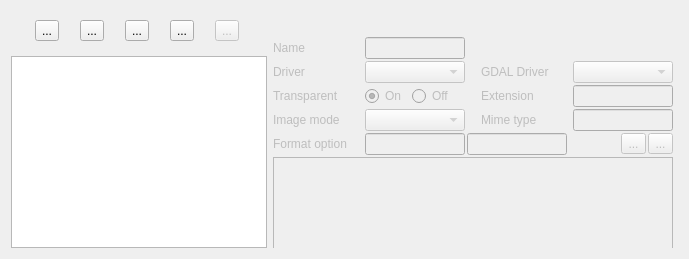
     <widget class="QWidget" name="outputFormatTabForm">
      <attribute name="title">
       <string>Output Format</string>
      </attribute>
      <attribute name="toolTip">
       <string>&lt;html&gt;&lt;head/&gt;&lt;body&gt;&lt;p&gt;Managing custom output formats.&lt;/p&gt;&lt;/body&gt;&lt;/html&gt;</string>
      </attribute>
      <layout class="QGridLayout" name="gridLayout_2">
       <item row="0" column="0" rowspan="2">
        <layout class="QVBoxLayout" name="verticalLayout_3">
         <item>
          <widget class="QWidget" name="outputformat_buttons" native="true">
           <layout class="QHBoxLayout" name="horizontalLayout_31">
            <item>
             <widget class="QToolButton" name="outputformat_new">
              <property name="enabled">
               <bool>true</bool>
              </property>
              <property name="toolTip">
               <string>New outputformat</string>
              </property>
              <property name="text">
               <string>...</string>
              </property>
              <property name="icon">
               <iconset resource="resources.qrc">
                <normaloff>:/ui/images/icons/document-new.png</normaloff>:/ui/images/icons/document-new.png</iconset>
              </property>
             </widget>
            </item>
            <item>
             <widget class="QToolButton" name="outputformat_edit">
              <property name="enabled">
               <bool>true</bool>
              </property>
              <property name="toolTip">
               <string>Edit output format selected</string>
              </property>
              <property name="text">
               <string>...</string>
              </property>
              <property name="icon">
               <iconset resource="resources.qrc">
                <normaloff>:/ui/images/icons/document-edit.png</normaloff>:/ui/images/icons/document-edit.png</iconset>
              </property>
             </widget>
            </item>
            <item>
             <widget class="QToolButton" name="outputformat_delete">
              <property name="enabled">
               <bool>true</bool>
              </property>
              <property name="toolTip">
               <string>Delete output format selected</string>
              </property>
              <property name="text">
               <string>...</string>
              </property>
              <property name="icon">
               <iconset resource="resources.qrc">
                <normaloff>:/ui/images/icons/document-close.png</normaloff>:/ui/images/icons/document-close.png</iconset>
              </property>
             </widget>
            </item>
            <item>
             <widget class="QToolButton" name="outputformat_clear">
              <property name="enabled">
               <bool>true</bool>
              </property>
              <property name="toolTip">
               <string>Erase all output format </string>
              </property>
              <property name="text">
               <string>...</string>
              </property>
              <property name="icon">
               <iconset resource="resources.qrc">
                <normaloff>:/ui/images/icons/draw-eraser.png</normaloff>:/ui/images/icons/draw-eraser.png</iconset>
              </property>
             </widget>
            </item>
            <item>
             <widget class="QToolButton" name="outputformat_import">
              <property name="enabled">
               <bool>false</bool>
              </property>
              <property name="toolTip">
               <string>Import output format</string>
              </property>
              <property name="text">
               <string>...</string>
              </property>
              <property name="icon">
               <iconset resource="resources.qrc">
                <normaloff>:/ui/images/icons/document-import.png</normaloff>:/ui/images/icons/document-import.png</iconset>
              </property>
             </widget>
            </item>
           </layout>
          </widget>
         </item>
         <item>
          <widget class="QTreeView" name="mf_outputformat_list"/>
         </item>
        </layout>
       </item>
       <item row="0" column="1">
        <widget class="QLabel" name="mf_outputformat_message">
         <property name="maximumSize">
          <size>
           <width>16777215</width>
           <height>20</height>
          </size>
         </property>
         <property name="text">
          <string/>
         </property>
        </widget>
       </item>
       <item row="1" column="1">
        <widget class="QWidget" name="outputFormatForm" native="true">
         <property name="enabled">
          <bool>false</bool>
         </property>
         <property name="minimumSize">
          <size>
           <width>405</width>
           <height>0</height>
          </size>
         </property>
         <property name="maximumSize">
          <size>
           <width>405</width>
           <height>16777215</height>
          </size>
         </property>
         <widget class="QWidget" name="layoutWidget17">
          <property name="geometry">
           <rect>
            <x>0</x>
            <y>0</y>
            <width>402</width>
            <height>325</height>
           </rect>
          </property>
          <layout class="QVBoxLayout" name="verticalLayout_4">
           <property name="spacing">
            <number>2</number>
           </property>
           <property name="sizeConstraint">
            <enum>QLayout::SetFixedSize</enum>
           </property>
           <item>
            <layout class="QHBoxLayout" name="name_layout">
             <property name="spacing">
              <number>2</number>
             </property>
             <property name="sizeConstraint">
              <enum>QLayout::SetFixedSize</enum>
             </property>
             <item>
              <widget class="QLabel" name="mf_outputformat_name_label">
               <property name="sizePolicy">
                <sizepolicy hsizetype="Fixed" vsizetype="Preferred">
                 <horstretch>0</horstretch>
                 <verstretch>0</verstretch>
                </sizepolicy>
               </property>
               <property name="minimumSize">
                <size>
                 <width>90</width>
                 <height>0</height>
                </size>
               </property>
               <property name="maximumSize">
                <size>
                 <width>90</width>
                 <height>16777215</height>
                </size>
               </property>
               <property name="text">
                <string>Name</string>
               </property>
              </widget>
             </item>
             <item>
              <widget class="QLineEdit" name="mf_outputformat_name">
               <property name="minimumSize">
                <size>
                 <width>100</width>
                 <height>0</height>
                </size>
               </property>
               <property name="maximumSize">
                <size>
                 <width>100</width>
                 <height>16777215</height>
                </size>
               </property>
              </widget>
             </item>
             <item>
              <spacer name="horizontalSpacer_9">
               <property name="orientation">
                <enum>Qt::Horizontal</enum>
               </property>
               <property name="sizeHint" stdset="0">
                <size>
                 <width>20</width>
                 <height>20</height>
                </size>
               </property>
              </spacer>
             </item>
            </layout>
           </item>
           <item>
            <layout class="QHBoxLayout" name="driver_layout">
             <property name="spacing">
              <number>2</number>
             </property>
             <property name="sizeConstraint">
              <enum>QLayout::SetFixedSize</enum>
             </property>
             <item>
              <widget class="QLabel" name="mf_outputformat_driver_label">
               <property name="sizePolicy">
                <sizepolicy hsizetype="Fixed" vsizetype="Preferred">
                 <horstretch>0</horstretch>
                 <verstretch>0</verstretch>
                </sizepolicy>
               </property>
               <property name="minimumSize">
                <size>
                 <width>90</width>
                 <height>0</height>
                </size>
               </property>
               <property name="maximumSize">
                <size>
                 <width>90</width>
                 <height>16777215</height>
                </size>
               </property>
               <property name="text">
                <string>Driver</string>
               </property>
              </widget>
             </item>
             <item>
              <widget class="QComboBox" name="mf_outputformat_driver">
               <property name="minimumSize">
                <size>
                 <width>100</width>
                 <height>0</height>
                </size>
               </property>
               <property name="maximumSize">
                <size>
                 <width>100</width>
                 <height>16777215</height>
                </size>
               </property>
              </widget>
             </item>
             <item>
              <spacer name="horizontalSpacer_10">
               <property name="orientation">
                <enum>Qt::Horizontal</enum>
               </property>
               <property name="sizeHint" stdset="0">
                <size>
                 <width>2</width>
                 <height>20</height>
                </size>
               </property>
              </spacer>
             </item>
             <item>
              <widget class="QLabel" name="gdaldriver_label">
               <property name="minimumSize">
                <size>
                 <width>90</width>
                 <height>0</height>
                </size>
               </property>
               <property name="maximumSize">
                <size>
                 <width>90</width>
                 <height>16777215</height>
                </size>
               </property>
               <property name="text">
                <string>GDAL Driver</string>
               </property>
              </widget>
             </item>
             <item>
              <widget class="QComboBox" name="mf_gdal_ogr_driver">
               <property name="minimumSize">
                <size>
                 <width>100</width>
                 <height>0</height>
                </size>
               </property>
               <property name="maximumSize">
                <size>
                 <width>100</width>
                 <height>16777215</height>
                </size>
               </property>
              </widget>
             </item>
            </layout>
           </item>
           <item>
            <layout class="QHBoxLayout" name="transparent_extension_layout">
             <property name="spacing">
              <number>2</number>
             </property>
             <property name="sizeConstraint">
              <enum>QLayout::SetFixedSize</enum>
             </property>
             <item>
              <widget class="QLabel" name="mf_outputformat_transparent_label">
               <property name="sizePolicy">
                <sizepolicy hsizetype="Fixed" vsizetype="Preferred">
                 <horstretch>0</horstretch>
                 <verstretch>0</verstretch>
                </sizepolicy>
               </property>
               <property name="minimumSize">
                <size>
                 <width>90</width>
                 <height>0</height>
                </size>
               </property>
               <property name="maximumSize">
                <size>
                 <width>90</width>
                 <height>16777215</height>
                </size>
               </property>
               <property name="text">
                <string>Transparent</string>
               </property>
              </widget>
             </item>
             <item>
              <widget class="QRadioButton" name="mf_outputformat_transparent_on">
               <property name="minimumSize">
                <size>
                 <width>45</width>
                 <height>0</height>
                </size>
               </property>
               <property name="maximumSize">
                <size>
                 <width>45</width>
                 <height>16777215</height>
                </size>
               </property>
               <property name="text">
                <string>On</string>
               </property>
               <property name="checked">
                <bool>true</bool>
               </property>
              </widget>
             </item>
             <item>
              <widget class="QRadioButton" name="mf_outputformat_transparent_off">
               <property name="minimumSize">
                <size>
                 <width>45</width>
                 <height>0</height>
                </size>
               </property>
               <property name="maximumSize">
                <size>
                 <width>45</width>
                 <height>16777215</height>
                </size>
               </property>
               <property name="text">
                <string>Off</string>
               </property>
              </widget>
             </item>
             <item>
              <spacer name="horizontalSpacer_11">
               <property name="orientation">
                <enum>Qt::Horizontal</enum>
               </property>
               <property name="sizeHint" stdset="0">
                <size>
                 <width>2</width>
                 <height>20</height>
                </size>
               </property>
              </spacer>
             </item>
             <item>
              <widget class="QLabel" name="mf_outputformat_extension_label">
               <property name="minimumSize">
                <size>
                 <width>90</width>
                 <height>0</height>
                </size>
               </property>
               <property name="maximumSize">
                <size>
                 <width>90</width>
                 <height>16777215</height>
                </size>
               </property>
               <property name="text">
                <string>Extension</string>
               </property>
              </widget>
             </item>
             <item>
              <widget class="QLineEdit" name="mf_outputformat_extension">
               <property name="minimumSize">
                <size>
                 <width>100</width>
                 <height>0</height>
                </size>
               </property>
               <property name="maximumSize">
                <size>
                 <width>100</width>
                 <height>16777215</height>
                </size>
               </property>
              </widget>
             </item>
            </layout>
           </item>
           <item>
            <layout class="QHBoxLayout" name="image_type_layout">
             <property name="spacing">
              <number>2</number>
             </property>
             <property name="sizeConstraint">
              <enum>QLayout::SetFixedSize</enum>
             </property>
             <item>
              <widget class="QLabel" name="mf_outputformat_imagemode_label">
               <property name="sizePolicy">
                <sizepolicy hsizetype="Fixed" vsizetype="Preferred">
                 <horstretch>0</horstretch>
                 <verstretch>0</verstretch>
                </sizepolicy>
               </property>
               <property name="minimumSize">
                <size>
                 <width>90</width>
                 <height>0</height>
                </size>
               </property>
               <property name="maximumSize">
                <size>
                 <width>90</width>
                 <height>16777215</height>
                </size>
               </property>
               <property name="text">
                <string>Image mode</string>
               </property>
              </widget>
             </item>
             <item>
              <widget class="QComboBox" name="mf_outputformat_imagemode">
               <property name="minimumSize">
                <size>
                 <width>100</width>
                 <height>0</height>
                </size>
               </property>
               <property name="maximumSize">
                <size>
                 <width>100</width>
                 <height>16777215</height>
                </size>
               </property>
              </widget>
             </item>
             <item>
              <spacer name="horizontalSpacer_12">
               <property name="orientation">
                <enum>Qt::Horizontal</enum>
               </property>
               <property name="sizeHint" stdset="0">
                <size>
                 <width>2</width>
                 <height>20</height>
                </size>
               </property>
              </spacer>
             </item>
             <item>
              <widget class="QLabel" name="mf_outputformat_mimetype_label">
               <property name="minimumSize">
                <size>
                 <width>90</width>
                 <height>0</height>
                </size>
               </property>
               <property name="maximumSize">
                <size>
                 <width>90</width>
                 <height>16777215</height>
                </size>
               </property>
               <property name="text">
                <string>Mime type</string>
               </property>
              </widget>
             </item>
             <item>
              <widget class="QLineEdit" name="mf_outputformat_mimetype">
               <property name="minimumSize">
                <size>
                 <width>100</width>
                 <height>0</height>
                </size>
               </property>
               <property name="maximumSize">
                <size>
                 <width>100</width>
                 <height>16777215</height>
                </size>
               </property>
              </widget>
             </item>
            </layout>
           </item>
           <item>
            <layout class="QHBoxLayout" name="formatoption_layout">
             <property name="spacing">
              <number>2</number>
             </property>
             <property name="sizeConstraint">
              <enum>QLayout::SetFixedSize</enum>
             </property>
             <item>
              <widget class="QLabel" name="mf_outputformat_options_label">
               <property name="sizePolicy">
                <sizepolicy hsizetype="Fixed" vsizetype="Preferred">
                 <horstretch>0</horstretch>
                 <verstretch>0</verstretch>
                </sizepolicy>
               </property>
               <property name="minimumSize">
                <size>
                 <width>90</width>
                 <height>0</height>
                </size>
               </property>
               <property name="maximumSize">
                <size>
                 <width>90</width>
                 <height>16777215</height>
                </size>
               </property>
               <property name="text">
                <string>Format option</string>
               </property>
              </widget>
             </item>
             <item>
              <widget class="QLineEdit" name="mf_outputformat_option_name">
               <property name="minimumSize">
                <size>
                 <width>100</width>
                 <height>0</height>
                </size>
               </property>
               <property name="maximumSize">
                <size>
                 <width>100</width>
                 <height>16777215</height>
                </size>
               </property>
              </widget>
             </item>
             <item>
              <widget class="QLineEdit" name="mf_outputformat_option_value">
               <property name="minimumSize">
                <size>
                 <width>100</width>
                 <height>0</height>
                </size>
               </property>
               <property name="maximumSize">
                <size>
                 <width>100</width>
                 <height>16777215</height>
                </size>
               </property>
              </widget>
             </item>
             <item>
              <spacer name="horizontalSpacer_7">
               <property name="orientation">
                <enum>Qt::Horizontal</enum>
               </property>
               <property name="sizeHint" stdset="0">
                <size>
                 <width>5</width>
                 <height>20</height>
                </size>
               </property>
              </spacer>
             </item>
             <item>
              <widget class="QToolButton" name="mf_outputformat_options_add">
               <property name="minimumSize">
                <size>
                 <width>25</width>
                 <height>0</height>
                </size>
               </property>
               <property name="maximumSize">
                <size>
                 <width>25</width>
                 <height>16777215</height>
                </size>
               </property>
               <property name="text">
                <string>...</string>
               </property>
               <property name="icon">
                <iconset resource="resources.qrc">
                 <normaloff>:/ui/images/icons/dialog-ok-apply.png</normaloff>:/ui/images/icons/dialog-ok-apply.png</iconset>
               </property>
              </widget>
             </item>
             <item>
              <widget class="QToolButton" name="mf_outputformat_options_del">
               <property name="minimumSize">
                <size>
                 <width>25</width>
                 <height>0</height>
                </size>
               </property>
               <property name="maximumSize">
                <size>
                 <width>25</width>
                 <height>16777215</height>
                </size>
               </property>
               <property name="text">
                <string>...</string>
               </property>
               <property name="icon">
                <iconset resource="resources.qrc">
                 <normaloff>:/ui/images/icons/dialog-cancel.png</normaloff>:/ui/images/icons/dialog-cancel.png</iconset>
               </property>
              </widget>
             </item>
            </layout>
           </item>
           <item>
            <widget class="QTableView" name="mf_outputformat_formatoptions_list">
             <property name="minimumSize">
              <size>
               <width>400</width>
               <height>120</height>
              </size>
             </property>
             <property name="maximumSize">
              <size>
               <width>400</width>
               <height>120</height>
              </size>
             </property>
             <property name="styleSheet">
              <string notr="true"/>
             </property>
             <property name="horizontalScrollBarPolicy">
              <enum>Qt::ScrollBarAlwaysOff</enum>
             </property>
             <property name="alternatingRowColors">
              <bool>true</bool>
             </property>
             <property name="selectionMode">
              <enum>QAbstractItemView::MultiSelection</enum>
             </property>
             <property name="horizontalScrollMode">
              <enum>QAbstractItemView::ScrollPerItem</enum>
             </property>
             <property name="gridStyle">
              <enum>Qt::DotLine</enum>
             </property>
             <attribute name="horizontalHeaderStretchLastSection">
              <bool>true</bool>
             </attribute>
            </widget>
           </item>
           <item>
            <widget class="QDialogButtonBox" name="mf_outputformat_form_buttons">
             <property name="minimumSize">
              <size>
               <width>30</width>
               <height>0</height>
              </size>
             </property>
             <property name="maximumSize">
              <size>
               <width>400</width>
               <height>16777215</height>
              </size>
             </property>
             <property name="standardButtons">
              <set>QDialogButtonBox::Discard|QDialogButtonBox::Save</set>
             </property>
            </widget>
           </item>
          </layout>
         </widget>
        </widget>
       </item>
      </layout>
     </widget>
